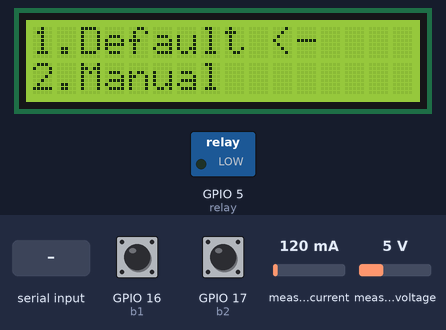
A sketch run on a simulated ESP32. On the bench: 16×2 character LCD, switched loads named in the sketch (green lamp = pin HIGH). The inputs (shaded band) are chosen by the test bench; at power-on: GPIO 17 (b2) HIGH, GPIO 16 (b1) HIGH, measured current 120 mA, measured voltage 5 V. Nothing arrives over Bluetooth unless stated; what the sketch prints to the serial monitor is not drawn.

Above: at 1.2 s.
1.3 s: GPIO 17 (b2) pulled LOW for 0.15 s
At 2.7 s:
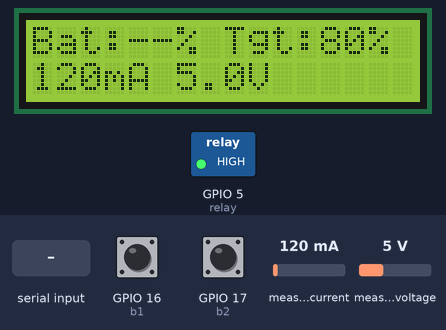
3.0 s: GPIO 16 (b1) pulled LOW for 0.15 s
At 3.39 s:
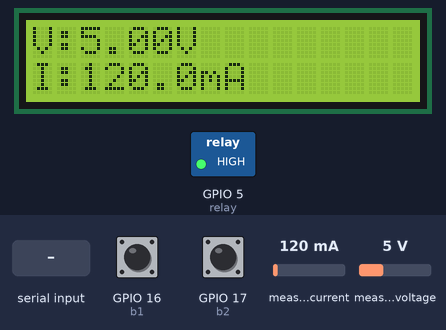
5.0 s: "90,45\n" received over the second serial link
At 6.3 s:
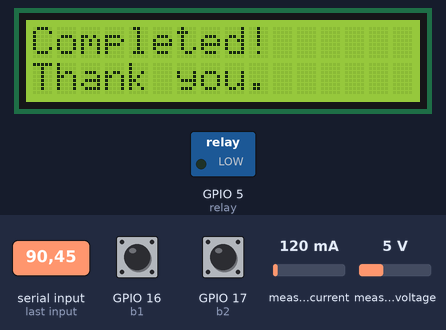
8.0 s: GPIO 16 (b1) pulled LOW for 1 s
At 10.2 s:
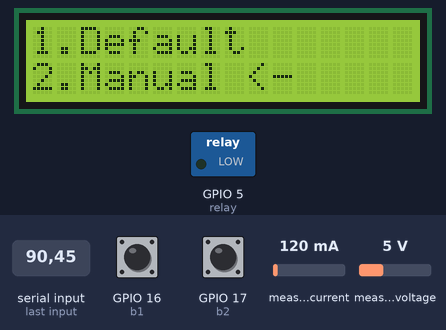
10.5 s: GPIO 17 (b2) pulled LOW for 1 s
At 12.4 s:
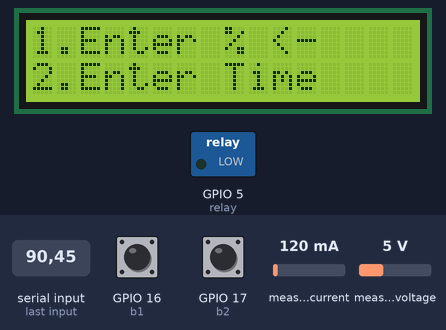
13.0 s: GPIO 16 (b1) pulled LOW for 0.15 s
At 13.7 s:
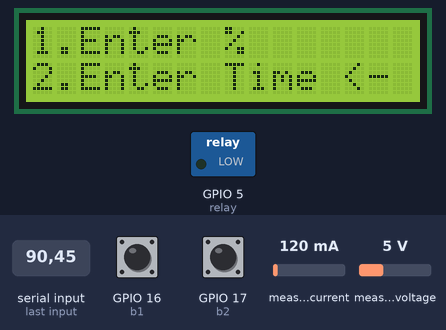
Timing chart, 0 to 15.7 s (numbered marks = the images above; inputs shaded):
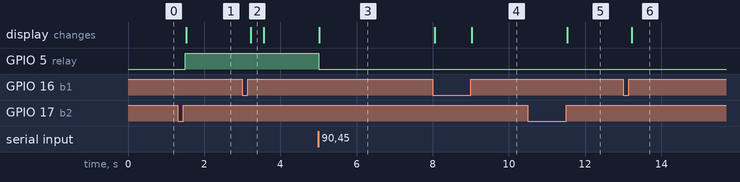

Measured:
- after the input at 1.3 s, GPIO 5 (relay): LOW → HIGH after 0.20 s; the display: changes after 0.23 s (image 1)
- after the input at 3.0 s, the display: changes after 0.22 s (image 2)
- after the input at 5.0 s, GPIO 5 (relay): HIGH → LOW at once; the display: changes at once (image 3)
- after the input at 8.0 s, the display: first differs from a run without the input after 1.0 s (image 4)
- after the input at 10.5 s, the display: changes after 1.0 s (image 5)
- after the input at 13.0 s, the display: changes after 0.23 s (image 6)

The sketch:

bluetooth_trail2.ino
```cpp
#include <Wire.h>
#include <DIYables_LCD_I2C.h>
#include <INA226.h>          // RobTillaart INA226 library
#include "BluetoothSerial.h"

#if !defined(CONFIG_BT_ENABLED) || !defined(CONFIG_BLUEDROID_ENABLED)
#error Bluetooth is not enabled! Enable it in "Tools -> Board -> Enable Bluetooth"
#endif

BluetoothSerial SerialBT;

// ---- Two SEPARATE I2C buses (ESP32 has two hardware I2C peripherals) ----
// LCD    -> Wire1 on SDA=4,  SCL=13
// INA226 -> Wire  on SDA=21, SCL=22
#define LCD_SDA_PIN 4
#define LCD_SCL_PIN 13
#define INA_SDA_PIN 21
#define INA_SCL_PIN 22
#define I2C_ADDRESS_INA226 0x44

DIYables_LCD_I2C lcd(0x27, 16, 2, Wire1);
INA226 ina226(I2C_ADDRESS_INA226, &Wire);

const int b1 = 16;   // select
const int b2 = 17;   // enter
const int b3 = 18;   // increment
const int b4 = 19;   // decrement
const int relay = 5;

// Fixed target used by "Default" mode (previously the code implied ~80%,
// so that's kept as the hard-coded default target here).
const int DEFAULT_TARGET_PERCENT = 80;

int page = 0;
int mainChoice = 0;
int manualChoice = 0;

int targetPercent = 0;   // used only in Manual -> Enter % flow
int targetTime = 0;      // used only in Manual -> Enter Time flow

int atc = 0;   // active target charge % (percent-target modes)
int et = 0;    // active target time in minutes (time-target mode)

int returnPage = 2;

// ---- Charging state ----
unsigned long chargeStartTime = 0;
bool chargingActive = false;
bool timeBasedMode = false;   // true only when user explicitly entered a target TIME

// ---- INA226 readings — now used ONLY for the mA / V display, not for
//      deciding when to stop charging ----
float liveCurrentMA = 0.0;
float liveVoltageV = 0.0;

// ---- Battery % now comes from the phone over Bluetooth (MIT App Inventor
//      sends the phone's battery level, one integer per line, e.g. "57\n") ----
int phoneBatteryPercent = -1;         // -1 = no reading received yet
unsigned long lastBtDataMillis = 0;

unsigned long lastLcdUpdateMillis = 0;

void setup() {
  Serial.begin(115200);

  Wire1.begin(LCD_SDA_PIN, LCD_SCL_PIN);   // LCD's own bus
  Wire.begin(INA_SDA_PIN, INA_SCL_PIN);    // INA226's own bus

  lcd.init();
  lcd.backlight();

  if (!ina226.begin()) {
    lcd.setCursor(0, 0);
    lcd.print("INA226 not found");
    while (1) delay(10);
  }

  // 750mA max, 0.1 ohm shunt (see original notes on the 80mV ADC ceiling)
  int calResult = ina226.setMaxCurrentShunt(0.75, 0.1);
  if (calResult != 0) {
    lcd.setCursor(0, 0);
    lcd.print("INA226 cal FAIL");
    lcd.setCursor(0, 1);
    lcd.print("Err code: ");
    lcd.print(calResult);
    while (1) delay(10);
  }

  pinMode(b1, INPUT_PULLUP);
  pinMode(b2, INPUT_PULLUP);
  pinMode(b3, INPUT_PULLUP);
  pinMode(b4, INPUT_PULLUP);
  pinMode(relay, OUTPUT);
  digitalWrite(relay, LOW);

  SerialBT.begin("ESP32_MIT_APP");
  Serial.println("Bluetooth started. Pair with 'ESP32_MIT_APP'");

  showMainMenu();
}

void loop() {

  readPhoneBatteryPercent();   // keep phoneBatteryPercent fresh, always
  sampleINA226();              // keep mA / V fresh for the LCD, always

  // ---- Auto cutoff, now driven by the phone's real battery % over BT ----
  if (chargingActive) {
    if (!timeBasedMode) {
      // Default mode and Manual->Enter% mode: stop once the phone reports
      // it has reached (or passed) the target percentage.
      if (phoneBatteryPercent >= 0 && phoneBatteryPercent >= atc) {
        finishCharging();
        return;
      }
    } else {
      // Manual -> Enter Time mode: unchanged, still purely time-based.
      if (millis() - chargeStartTime >= (unsigned long)et * 60000UL) {
        finishCharging();
        return;
      }
    }

    // Refresh the live charging screen ~once a second without a full clear
    if (millis() - lastLcdUpdateMillis >= 1000) {
      lastLcdUpdateMillis = millis();
      showChargingStatus();
    }
  }

  if (page == 0) {
    if (buttonPressed(b1)) { mainChoice = 1 - mainChoice; showMainMenu(); }
    if (buttonPressed(b2)) {
      if (mainChoice == 0) {
        // ---- Default: fixed target %, checked live via Bluetooth ----
        atc = DEFAULT_TARGET_PERCENT;
        timeBasedMode = false;
        startCharging();
        page = 2;
        lcd.clear();
        showChargingStatus();
      } else {
        // ---- Manual: no more "enter current %" step. Go straight to
        //      choosing Percent-target vs Time-target. ----
        page = 4;
        showManualMenu();
      }
    }
  }

  else if (page == 2) {
    if (buttonPressed(b1)) { returnPage = 2; page = 8; showInfo(); }
    if (buttonPressed(b2)) { stopCharging(); page = 0; showMainMenu(); }
  }

  else if (page == 4) {
    if (buttonPressed(b1)) { manualChoice = 1 - manualChoice; showManualMenu(); }
    if (buttonPressed(b2)) {
      if (manualChoice == 0) { targetPercent = 0; page = 5; showEnterTargetPercent(); }
      else { targetTime = 0; page = 6; showEnterTargetTime(); }
    }
  }

  else if (page == 5) {
    if (buttonPressed(b3)) { targetPercent = min(targetPercent + 1, 100); showEnterTargetPercent(); }
    if (buttonPressed(b4)) { targetPercent = max(targetPercent - 1, 0); showEnterTargetPercent(); }
    if (buttonPressed(b2)) {
      atc = targetPercent;
      timeBasedMode = false;
      startCharging();
      page = 7;
      lcd.clear();
      showChargingStatus();
    }
  }

  else if (page == 6) {
    if (buttonPressed(b3)) { targetTime = min(targetTime + 1, 999); showEnterTargetTime(); }
    if (buttonPressed(b4)) { targetTime = max(targetTime - 1, 0); showEnterTargetTime(); }
    if (buttonPressed(b2)) {
      et = targetTime;
      timeBasedMode = true;
      startCharging();
      page = 7;
      lcd.clear();
      showChargingStatus();
    }
  }

  else if (page == 7) {
    if (buttonPressed(b1)) { returnPage = 7; page = 8; showInfo(); }
    if (buttonPressed(b2)) { stopCharging(); page = 0; showMainMenu(); }
  }

  else if (page == 8) {
    if (buttonPressed(b2)) {
      page = returnPage;   // returnPage is always 2 or 7 (a charging page)
      lcd.clear();
      showChargingStatus();
    }
  }
}

// ---------------- Helpers ----------------
bool buttonPressed(int pin) {
  if (digitalRead(pin) == LOW) {
    delay(200);
    while (digitalRead(pin) == LOW);
    return true;
  }
  return false;
}

// Reads one line ("<percent>\n") from the phone over Bluetooth and updates
// phoneBatteryPercent. Runs every loop iteration regardless of page/state,
// so the value is always as fresh as possible.
void readPhoneBatteryPercent() {
  if (SerialBT.available()) {
    String data = SerialBT.readStringUntil('\n');
    data.trim();   // strip stray \r or whitespace
    if (data.length() > 0) {
      int val = data.toInt();
      if (val >= 0 && val <= 100) {
        phoneBatteryPercent = val;
        lastBtDataMillis = millis();
      }
    }
  }
}

// Reads the INA226 for live current/voltage. Used purely for the LCD
// display now — no longer used to estimate charge percentage.
void sampleINA226() {
  liveVoltageV = ina226.getBusVoltage();
  liveCurrentMA = fabs(ina226.getCurrent() * 1000);   // getCurrent() returns Amps
}

void startCharging() {
  digitalWrite(relay, HIGH);
  chargingActive = true;
  chargeStartTime = millis();
}

void stopCharging() {
  digitalWrite(relay, LOW);
  chargingActive = false;
}

void finishCharging() {
  stopCharging();
  lcd.clear();
  lcd.setCursor(0, 0);
  lcd.print("Completed!");
  lcd.setCursor(0, 1);
  lcd.print("Thank you.");
  delay(3000);
  page = 0;
  showMainMenu();
}

// ================= SCREENS =================

void showMainMenu() {
  lcd.clear();
  lcd.setCursor(0, 0);
  lcd.print(mainChoice == 0 ? "1.Default <-" : "1.Default");
  lcd.setCursor(0, 1);
  lcd.print(mainChoice == 1 ? "2.Manual <-" : "2.Manual");
}

void showManualMenu() {
  lcd.clear();
  lcd.setCursor(0, 0);
  lcd.print(manualChoice == 0 ? "1.Enter % <-" : "1.Enter %");
  lcd.setCursor(0, 1);
  lcd.print(manualChoice == 1 ? "2.Enter Time <-" : "2.Enter Time");
}

void showEnterTargetPercent() {
  lcd.clear();
  lcd.setCursor(0, 0);
  lcd.print("Target %:");
  lcd.setCursor(0, 1);
  lcd.print(targetPercent);
  lcd.print("%");
}

void showEnterTargetTime() {
  lcd.clear();
  lcd.setCursor(0, 0);
  lcd.print("Target Time(m):");
  lcd.setCursor(0, 1);
  lcd.print(targetTime);
}

// Live charging screen.
// Line 1: phone-reported battery % (via Bluetooth) vs target
// Line 2: live current (mA), plus either elapsed/target time or live voltage
void showChargingStatus() {
  lcd.setCursor(0, 0);
  lcd.print("Bat:");
  if (phoneBatteryPercent >= 0) {
    lcd.print(phoneBatteryPercent);
  } else {
    lcd.print("--");
  }
  lcd.print("% Tgt:");
  lcd.print(atc);
  lcd.print("%   ");

  lcd.setCursor(0, 1);
  lcd.print(liveCurrentMA, 0);
  lcd.print("mA ");
  if (timeBasedMode) {
    unsigned long elapsedMin = (millis() - chargeStartTime) / 60000UL;
    lcd.print(elapsedMin);
    lcd.print("/");
    lcd.print(et);
    lcd.print("m   ");
  } else {
    lcd.print(liveVoltageV, 1);
    lcd.print("V   ");
  }
}

void showInfo() {
  lcd.clear();
  lcd.setCursor(0, 0);
  lcd.print("V:");
  lcd.print(liveVoltageV, 2);
  lcd.print("V");
  lcd.setCursor(0, 1);
  lcd.print("I:");
  lcd.print(liveCurrentMA, 1);
  lcd.print("mA");
}
```
